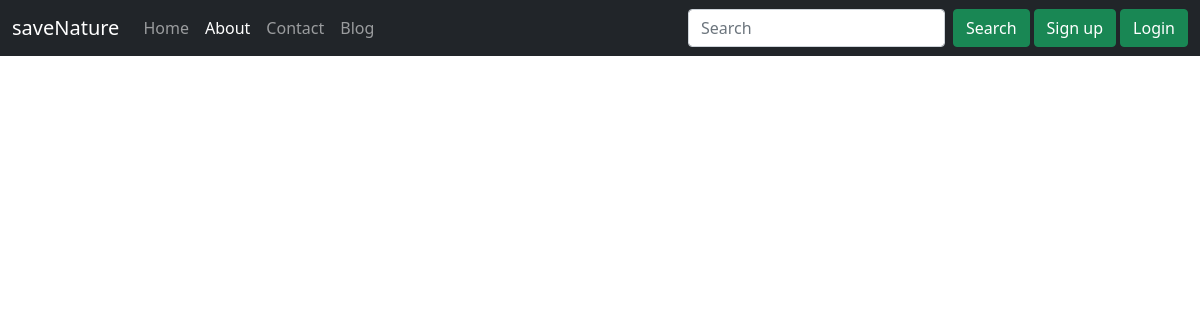
Page /about/ on the earlier database version.
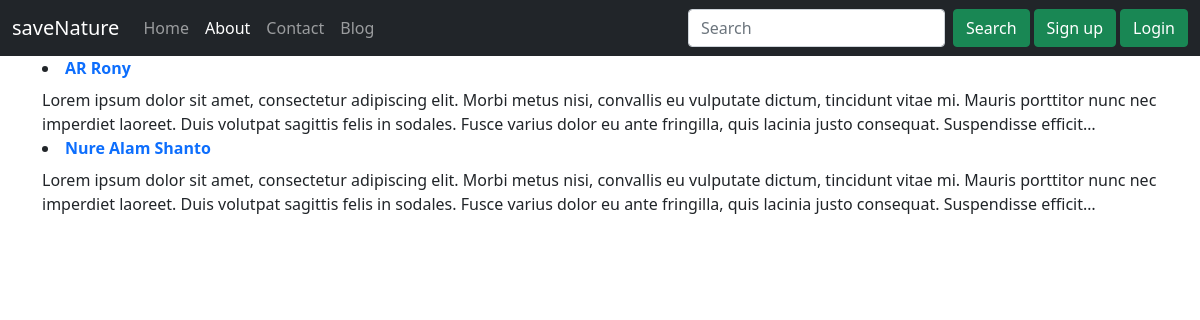
Same page on the later database version.
### home/models.py (models this page shows)
class Author(models.Model):
    name=models.CharField(max_length=100)
    desc=models.TextField()

### home/views.py (the view)
# urls.py: path("about/",views.about,name='about'),
def about(request):
    allauthors=Author.objects.all()
    params={'allauthors':allauthors}
    return render(request,'home/about.html',params)

### templates/home/about.html (shortened to what this page needs)
{%extends 'base.html'%}
{%block aboutactive%}active{% endblock aboutactive%}
{% block body %}
{% for author in allauthors %}
<div class="container">
    <li><strong class="d-inline-block mb-2 text-primary">{{author.name}}</strong></li>
    <p class="card-text mb-auto">{{author.desc| truncatechars:300}}</p>
</div>
{%endfor%}
{% endblock %}

### templates/base.html (shortened to what this page needs)
<!doctype html>
<html lang="en">
<head>
  <link href="https://cdn.jsdelivr.net/npm/bootstrap@5.0.1/dist/css/bootstrap.min.css" rel="stylesheet"
>
</head>
<body>
  <nav class="navbar navbar-expand-lg navbar-dark bg-dark">
    <div class="container-fluid">
      <a class="navbar-brand" href="#">saveNature</a>
      <div class="collapse navbar-collapse" id="navbarSupportedContent">
        <ul class="navbar-nav me-auto mb-2 mb-lg-0">
          <li class="nav-item">
            <a class="nav-link {%block homeactive%}{% endblock homeactive %}" aria-current="page" href="/">Home</a>
          </li>
          <li class="nav-item">
            <a class="nav-link {%block aboutactive%}{% endblock aboutactive%}" href="/about">About</a>
          </li>
          <li class="nav-item">
            <a class="nav-link {%block contactactive%}{% endblock contactactive%}" href="/contact">Contact</a>
          </li>
          <li class="nav-item">
            <a class="nav-link {%block blogactive%}{% endblock blogactive%}" href="/blog">Blog</a>
          </li>
        </ul>
        <form method="GET" action="/search" class="d-flex">
          <input class="form-control me-2" type="search" placeholder="Search" aria-label="Search" name="query"
            id="query">
          <button class="btn btn-success" type="submit">Search</button>
        </form>
        {% if user.is_authenticated %}
        <div class="dropdown">
          <button class="btn btn-info dropdown-toggle mx-2" type="button" id="dropdownMenuButton1" data-bs-toggle="dropdown" aria-expanded="false">
            Welcome {{request.user}}
          </button>
          <ul class="dropdown-menu" aria-labelledby="dropdownMenuButton1">
            <li><a class="dropdown-item" href="/logout">Logout</a></li>
          </ul>
        </div>
      {% else %}
      <button type="button" class="btn btn-success mx-1" data-bs-toggle="modal" data-bs-target="#signupModal">
        Sign up
      </button>
      <button type="button" class="btn btn-success" data-bs-toggle="modal" data-bs-target="#loginModal">
        Login
      </button>
      {% endif %}
    </div>
  </nav>
  {% block body %} {% endblock body %}
</body>
</html>

Differences in the rows shown:
added Author: name "AR Rony", desc "Lorem ipsum dolor sit amet, consectetur adipiscing elit. Morbi metus nisi, convallis eu vulputate dictum, tincidunt vitae mi. Mauris porttitor nunc nec imperdiet laoreet. Duis volutpat sagittis felis in sodales. Fusce varius dolor eu ante fringilla, quis lacinia justo consequat. Suspendisse efficit…"
added Author: name "Nure Alam Shanto", desc "Lorem ipsum dolor sit amet, consectetur adipiscing elit. Morbi metus nisi, convallis eu vulputate dictum, tincidunt vitae mi. Mauris porttitor nunc nec imperdiet laoreet. Duis volutpat sagittis felis in sodales. Fusce varius dolor eu ante fringilla, quis lacinia justo consequat. Suspendisse efficit…"
